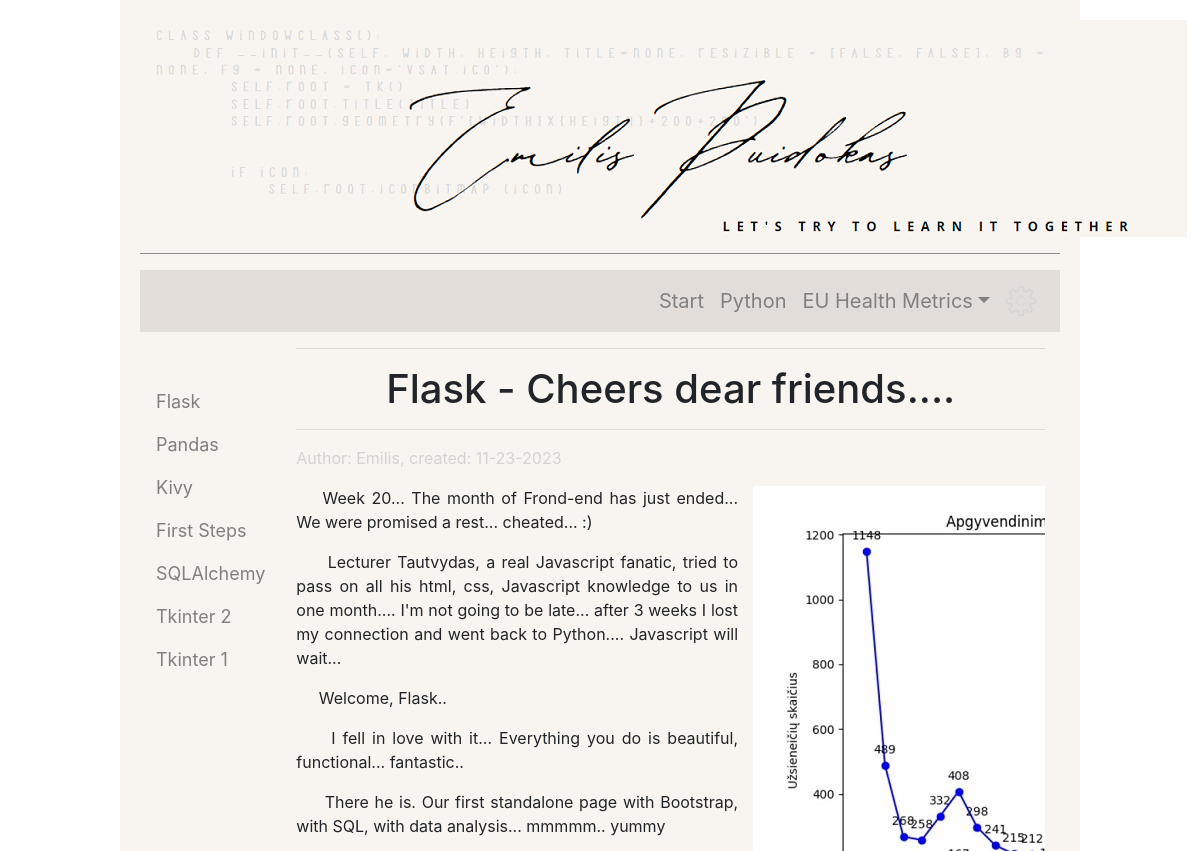
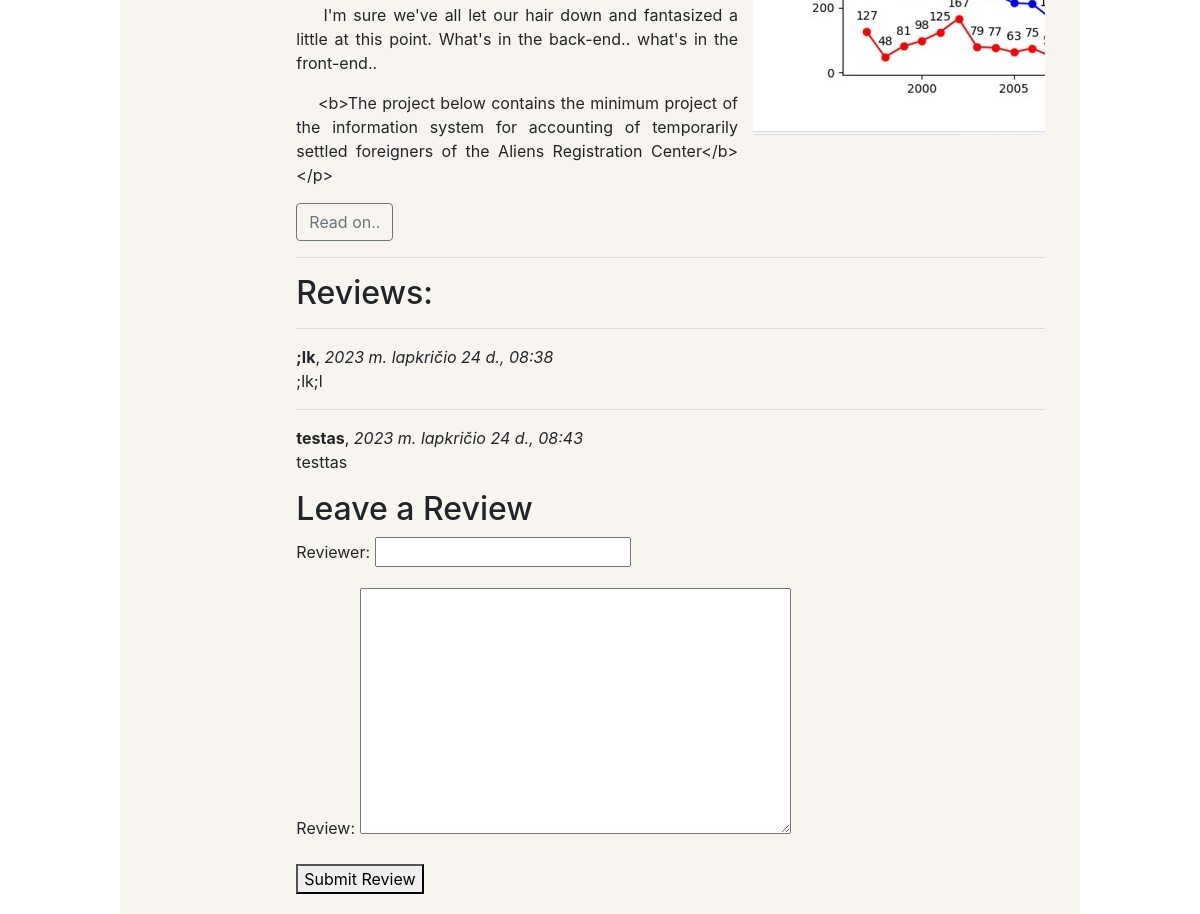
The app's page /portfolio/single/7/ with its own data (2 pictures, top to bottom).
### portfolio/models.py (models this page shows, shortened)
class Pages(models.Model):
    title = models.CharField('Title', max_length=300, null=False)
    author = models.CharField('Author', max_length=100, null=False)
    created_data = models.DateField(auto_created=True, default=timezone.now)
    content = models.TextField('Primary_text', null=False)
    text = models.TextField("Secondary_text", null=True)
    images = models.ImageField('Image', upload_to='media/img', null=True, blank=True)
    downloads = models.FileField(upload_to='download', null=True, blank=True)
    href_to_site = models.CharField('link to site', max_length=200, null=True)
    href_name = models.CharField('link', max_length=50, null=True)
    href_to_github = models.CharField('link to Github', max_length=200, null=True)
    class Meta:
        verbose_name = 'Page'
        verbose_name_plural = 'Pages'
        ordering = ['title']

class PageReview(models.Model):
    title = models.ForeignKey('Pages', on_delete=models.SET_NULL, null=True, blank=True)
    reviewer = models.CharField('Reviewer', max_length=100, null=False)
    data_created = models.DateTimeField(auto_now_add=True)
    content = models.TextField('Review', max_length=2000)
    class Meta:
        verbose_name = 'Review'
        verbose_name_plural = 'Reviews'
        sorted('data_created')

### portfolio/views.py (the view)
# urls.py: path('single/<int:pk>/', views.single_page_view, name='single_page_view'),
def single_page_view(request, pk):
    page = Pages.objects.get(pk=pk)
    pages = Pages.objects.all()
    content_paragraphs = page.content.split("<p>")
    text_paragraphs = page.text.split("<p>")
    review_form = PageReviewForm()
    page_reviews = page.pagereview_set.filter(title_id=page.pk)
    return render(
        request,
        "single-page.html",
        {
            "review_form": review_form,
            "page": page,
            "content_paragraphs": content_paragraphs,
            "text_paragraphs": text_paragraphs,
            "pages": pages,
            "page_reviews": page_reviews,
        },
    )

### portfolio/forms.py
class PageReviewForm(forms.ModelForm):
    class Meta:
        model = PageReview
        fields = ["reviewer", "content"]

### portfolio/templates/single-page.html (shortened to what this page needs)
{% extends "base.html" %}
{% load static %}
{% block "second_nav" %}
<nav>
    <ul class="nav flex-column">
        <p>
        <p>
        {% for p in pages %}
        <li class="nav-item"><a class="nav-link" style="font-size: 18px; color: gray;"
                                href="{% url 'single_page_view' pk=p.pk %}"
                                onmouseover="this.style.backgroundColor = '#e3ddda'"
                                onmouseout="this.style.backgroundColor = ''">{{ p.href_name }}</a></li>
        {% endfor %}
    </ul>
</nav>
{% endblock %}
{% block "content" %}
<div style="text-align: center;">
    <hr class="hr hr-blurry"/>
    <h1>{{ page.title }}</h1>
    <hr class="hr hr-blurry"/>
</div>
<div style="text-align: left; color: lightgray;">
    <p>Author: {{ page.author }}, created: {{page.created_data|date:"m-d-Y" }}</p>
</div>
<div style="overflow: hidden;">
    <div style="float: left; width: 59%; text-align: justify;">
        {% for x in content_paragraphs %}
        <p>&nbsp;&nbsp;&nbsp;&nbsp;{{ x }}</p>
        {% endfor %}
    </div>
    <div style="float: right; width: 39%;text-align: center;">
        {% if page.images%}
        <img src="{{ page.images.url }}" alt="{{ page.title }}">
        {% endif%}
    </div>
</div>
<p>
    <a class="btn btn-outline-secondary" data-bs-toggle="collapse" href="#collapseExample" role="button"
       aria-expanded="false" aria-controls="collapseExample">
        Read on..
    </a>
</p>
<hr>
<div>
    <h2>Reviews:</h2>
    {% for review in page_reviews %}
    <hr>
    <strong>{{ review.reviewer }}</strong>, <em> {{ review.data_created }}</em>
    <p>{{ review.content }}</p>
    {% empty %}
    <p>No reviews yet.</p>
    {% endfor %}
</div>
<div>
    <h2>Leave a Review</h2>
    <form method="post" action="{% url 'add_review' pk=page.pk %}">
        {{ review_form.as_p }}
        <button type="submit">Submit Review</button>
    </form>
</div>
{% endblock %}

### portfolio/static/css/styles.css (style rules this page uses)
body { margin: 0 auto; max-width: 80%; }

### records on screen
Pages: href_name "Flask", title "Flask - Cheers dear friends....", author "Emilis", created_data "11-23-2023", images (picture)
Pages: href_name "Pandas"
Pages: href_name "Kivy"
Pages: href_name "First Steps"
Pages: href_name "SQLAlchemy"
Pages: href_name "Tkinter 2"
Pages: href_name "Tkinter 1"
PageReview: reviewer ";lk", data_created "2023 m. lapkričio 24 d., 08:38", content ";lk;l"
PageReview: reviewer "testas", data_created "2023 m. lapkričio 24 d., 08:43", content "testtas"

### other values on screen
{{ x }} "Week 20... The month of Frond-end has just ended... We were promised a rest... cheated... :)" "Welcome, Flask.." "I fell in love with it... Everything you do is beautiful, functional... fantastic.." "There he is. Our first standalone page with Bootstrap, with SQL, with data analysis... mmmmm.. yummy" "I'm sure we've all let our hair down and fantasized a little at this point. What's in the back-end.. what's in the front-end.." "<b>The project below contains the minimum project of the information system for accounting of temporarily settled foreigners of the Aliens Registration Center</b></p>"
